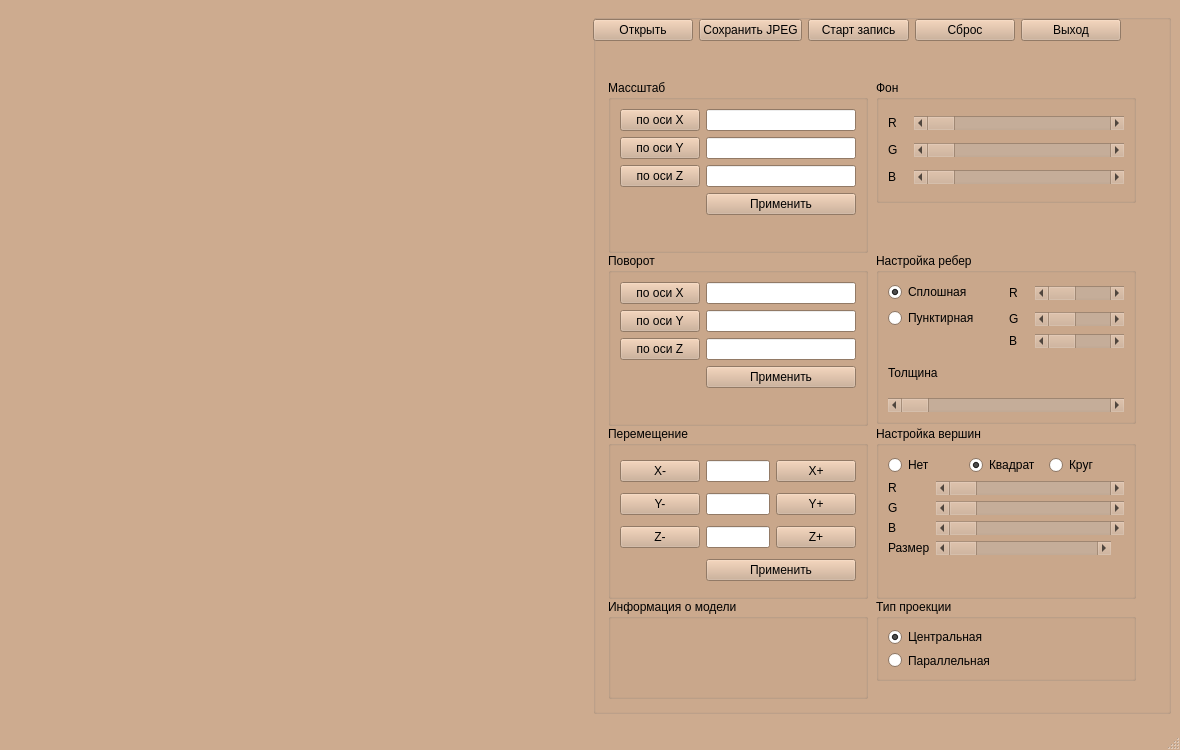
<?xml version="1.0" encoding="UTF-8"?>
<ui version="4.0">
 <class>Viewer</class>
 <widget class="QMainWindow" name="Viewer">
  <property name="geometry">
   <rect>
    <x>0</x>
    <y>0</y>
    <width>1180</width>
    <height>750</height>
   </rect>
  </property>
  <property name="minimumSize">
   <size>
    <width>1180</width>
    <height>750</height>
   </size>
  </property>
  <property name="maximumSize">
   <size>
    <width>1190</width>
    <height>760</height>
   </size>
  </property>
  <property name="palette">
   <palette>
    <active>
     <colorrole role="WindowText">
      <brush brushstyle="SolidPattern">
       <color alpha="255">
        <red>0</red>
        <green>0</green>
        <blue>0</blue>
       </color>
      </brush>
     </colorrole>
     <colorrole role="Button">
      <brush brushstyle="SolidPattern">
       <color alpha="255">
        <red>205</red>
        <green>171</green>
        <blue>143</blue>
       </color>
      </brush>
     </colorrole>
     <colorrole role="Light">
      <brush brushstyle="SolidPattern">
       <color alpha="255">
        <red>255</red>
        <green>241</green>
        <blue>230</blue>
       </color>
      </brush>
     </colorrole>
     <colorrole role="Midlight">
      <brush brushstyle="SolidPattern">
       <color alpha="255">
        <red>230</red>
        <green>206</green>
        <blue>186</blue>
       </color>
      </brush>
     </colorrole>
     <colorrole role="Dark">
      <brush brushstyle="SolidPattern">
       <color alpha="255">
        <red>102</red>
        <green>86</green>
        <blue>71</blue>
       </color>
      </brush>
     </colorrole>
     <colorrole role="Mid">
      <brush brushstyle="SolidPattern">
       <color alpha="255">
        <red>137</red>
        <green>114</green>
        <blue>95</blue>
       </color>
      </brush>
     </colorrole>
     <colorrole role="Text">
      <brush brushstyle="SolidPattern">
       <color alpha="255">
        <red>0</red>
        <green>0</green>
        <blue>0</blue>
       </color>
      </brush>
     </colorrole>
     <colorrole role="BrightText">
      <brush brushstyle="SolidPattern">
       <color alpha="255">
        <red>255</red>
        <green>255</green>
        <blue>255</blue>
       </color>
      </brush>
     </colorrole>
     <colorrole role="ButtonText">
      <brush brushstyle="SolidPattern">
       <color alpha="255">
        <red>0</red>
        <green>0</green>
        <blue>0</blue>
       </color>
      </brush>
     </colorrole>
     <colorrole role="Base">
      <brush brushstyle="SolidPattern">
       <color alpha="255">
        <red>255</red>
        <green>255</green>
        <blue>255</blue>
       </color>
      </brush>
     </colorrole>
     <colorrole role="Window">
      <brush brushstyle="SolidPattern">
       <color alpha="255">
        <red>205</red>
        <green>171</green>
        <blue>143</blue>
       </color>
      </brush>
     </colorrole>
     <colorrole role="Shadow">
      <brush brushstyle="SolidPattern">
       <color alpha="255">
        <red>0</red>
        <green>0</green>
        <blue>0</blue>
       </color>
      </brush>
     </colorrole>
     <colorrole role="AlternateBase">
      <brush brushstyle="SolidPattern">
       <color alpha="255">
        <red>230</red>
        <green>213</green>
        <blue>199</blue>
       </color>
      </brush>
     </colorrole>
     <colorrole role="ToolTipBase">
      <brush brushstyle="SolidPattern">
       <color alpha="255">
        <red>255</red>
        <green>255</green>
        <blue>220</blue>
       </color>
      </brush>
     </colorrole>
     <colorrole role="ToolTipText">
      <brush brushstyle="SolidPattern">
       <color alpha="255">
        <red>0</red>
        <green>0</green>
        <blue>0</blue>
       </color>
      </brush>
     </colorrole>
     <colorrole role="PlaceholderText">
      <brush brushstyle="SolidPattern">
       <color alpha="128">
        <red>0</red>
        <green>0</green>
        <blue>0</blue>
       </color>
      </brush>
     </colorrole>
    </active>
    <inactive>
     <colorrole role="WindowText">
      <brush brushstyle="SolidPattern">
       <color alpha="255">
        <red>0</red>
        <green>0</green>
        <blue>0</blue>
       </color>
      </brush>
     </colorrole>
     <colorrole role="Button">
      <brush brushstyle="SolidPattern">
       <color alpha="255">
        <red>205</red>
        <green>171</green>
        <blue>143</blue>
       </color>
      </brush>
     </colorrole>
     <colorrole role="Light">
      <brush brushstyle="SolidPattern">
       <color alpha="255">
        <red>255</red>
        <green>241</green>
        <blue>230</blue>
       </color>
      </brush>
     </colorrole>
     <colorrole role="Midlight">
      <brush brushstyle="SolidPattern">
       <color alpha="255">
        <red>230</red>
        <green>206</green>
        <blue>186</blue>
       </color>
      </brush>
     </colorrole>
     <colorrole role="Dark">
      <brush brushstyle="SolidPattern">
       <color alpha="255">
        <red>102</red>
        <green>86</green>
        <blue>71</blue>
       </color>
      </brush>
     </colorrole>
     <colorrole role="Mid">
      <brush brushstyle="SolidPattern">
       <color alpha="255">
        <red>137</red>
        <green>114</green>
        <blue>95</blue>
       </color>
      </brush>
     </colorrole>
     <colorrole role="Text">
      <brush brushstyle="SolidPattern">
       <color alpha="255">
        <red>0</red>
        <green>0</green>
        <blue>0</blue>
       </color>
      </brush>
     </colorrole>
     <colorrole role="BrightText">
      <brush brushstyle="SolidPattern">
       <color alpha="255">
        <red>255</red>
        <green>255</green>
        <blue>255</blue>
       </color>
      </brush>
     </colorrole>
     <colorrole role="ButtonText">
      <brush brushstyle="SolidPattern">
       <color alpha="255">
        <red>0</red>
        <green>0</green>
        <blue>0</blue>
       </color>
      </brush>
     </colorrole>
     <colorrole role="Base">
      <brush brushstyle="SolidPattern">
       <color alpha="255">
        <red>255</red>
        <green>255</green>
        <blue>255</blue>
       </color>
      </brush>
     </colorrole>
     <colorrole role="Window">
      <brush brushstyle="SolidPattern">
       <color alpha="255">
        <red>205</red>
        <green>171</green>
        <blue>143</blue>
       </color>
      </brush>
     </colorrole>
     <colorrole role="Shadow">
      <brush brushstyle="SolidPattern">
       <color alpha="255">
        <red>0</red>
        <green>0</green>
        <blue>0</blue>
       </color>
      </brush>
     </colorrole>
     <colorrole role="AlternateBase">
      <brush brushstyle="SolidPattern">
       <color alpha="255">
        <red>230</red>
        <green>213</green>
        <blue>199</blue>
       </color>
      </brush>
     </colorrole>
     <colorrole role="ToolTipBase">
      <brush brushstyle="SolidPattern">
       <color alpha="255">
        <red>255</red>
        <green>255</green>
        <blue>220</blue>
       </color>
      </brush>
     </colorrole>
     <colorrole role="ToolTipText">
      <brush brushstyle="SolidPattern">
       <color alpha="255">
        <red>0</red>
        <green>0</green>
        <blue>0</blue>
       </color>
      </brush>
     </colorrole>
     <colorrole role="PlaceholderText">
      <brush brushstyle="SolidPattern">
       <color alpha="128">
        <red>0</red>
        <green>0</green>
        <blue>0</blue>
       </color>
      </brush>
     </colorrole>
    </inactive>
    <disabled>
     <colorrole role="WindowText">
      <brush brushstyle="SolidPattern">
       <color alpha="255">
        <red>102</red>
        <green>86</green>
        <blue>71</blue>
       </color>
      </brush>
     </colorrole>
     <colorrole role="Button">
      <brush brushstyle="SolidPattern">
       <color alpha="255">
        <red>205</red>
        <green>171</green>
        <blue>143</blue>
       </color>
      </brush>
     </colorrole>
     <colorrole role="Light">
      <brush brushstyle="SolidPattern">
       <color alpha="255">
        <red>255</red>
        <green>241</green>
        <blue>230</blue>
       </color>
      </brush>
     </colorrole>
     <colorrole role="Midlight">
      <brush brushstyle="SolidPattern">
       <color alpha="255">
        <red>230</red>
        <green>206</green>
        <blue>186</blue>
       </color>
      </brush>
     </colorrole>
     <colorrole role="Dark">
      <brush brushstyle="SolidPattern">
       <color alpha="255">
        <red>102</red>
        <green>86</green>
        <blue>71</blue>
       </color>
      </brush>
     </colorrole>
     <colorrole role="Mid">
      <brush brushstyle="SolidPattern">
       <color alpha="255">
        <red>137</red>
        <green>114</green>
        <blue>95</blue>
       </color>
      </brush>
     </colorrole>
     <colorrole role="Text">
      <brush brushstyle="SolidPattern">
       <color alpha="255">
        <red>102</red>
        <green>86</green>
        <blue>71</blue>
       </color>
      </brush>
     </colorrole>
     <colorrole role="BrightText">
      <brush brushstyle="SolidPattern">
       <color alpha="255">
        <red>255</red>
        <green>255</green>
        <blue>255</blue>
       </color>
      </brush>
     </colorrole>
     <colorrole role="ButtonText">
      <brush brushstyle="SolidPattern">
       <color alpha="255">
        <red>102</red>
        <green>86</green>
        <blue>71</blue>
       </color>
      </brush>
     </colorrole>
     <colorrole role="Base">
      <brush brushstyle="SolidPattern">
       <color alpha="255">
        <red>205</red>
        <green>171</green>
        <blue>143</blue>
       </color>
      </brush>
     </colorrole>
     <colorrole role="Window">
      <brush brushstyle="SolidPattern">
       <color alpha="255">
        <red>205</red>
        <green>171</green>
        <blue>143</blue>
       </color>
      </brush>
     </colorrole>
     <colorrole role="Shadow">
      <brush brushstyle="SolidPattern">
       <color alpha="255">
        <red>0</red>
        <green>0</green>
        <blue>0</blue>
       </color>
      </brush>
     </colorrole>
     <colorrole role="AlternateBase">
      <brush brushstyle="SolidPattern">
       <color alpha="255">
        <red>205</red>
        <green>171</green>
        <blue>143</blue>
       </color>
      </brush>
     </colorrole>
     <colorrole role="ToolTipBase">
      <brush brushstyle="SolidPattern">
       <color alpha="255">
        <red>255</red>
        <green>255</green>
        <blue>220</blue>
       </color>
      </brush>
     </colorrole>
     <colorrole role="ToolTipText">
      <brush brushstyle="SolidPattern">
       <color alpha="255">
        <red>0</red>
        <green>0</green>
        <blue>0</blue>
       </color>
      </brush>
     </colorrole>
     <colorrole role="PlaceholderText">
      <brush brushstyle="SolidPattern">
       <color alpha="128">
        <red>0</red>
        <green>0</green>
        <blue>0</blue>
       </color>
      </brush>
     </colorrole>
    </disabled>
   </palette>
  </property>
  <property name="windowTitle">
   <string>Viewer</string>
  </property>
  <widget class="QWidget" name="centralwidget">
   <layout class="QHBoxLayout" name="horizontalLayout_3">
    <item>
     <widget class="scene" name="widget" native="true"/>
    </item>
    <item>
     <widget class="QGroupBox" name="groupBox">
      <property name="minimumSize">
       <size>
        <width>0</width>
        <height>0</height>
       </size>
      </property>
      <property name="maximumSize">
       <size>
        <width>16777215</width>
        <height>700</height>
       </size>
      </property>
      <property name="title">
       <string/>
      </property>
      <widget class="QGroupBox" name="groupBox_2">
       <property name="geometry">
        <rect>
         <x>15</x>
         <y>66</y>
         <width>260</width>
         <height>173</height>
        </rect>
       </property>
       <property name="minimumSize">
        <size>
         <width>260</width>
         <height>0</height>
        </size>
       </property>
       <property name="title">
        <string>Массштаб</string>
       </property>
       <layout class="QFormLayout" name="formLayout">
        <item row="1" column="0">
         <widget class="QPushButton" name="pushButton_7">
          <property name="text">
           <string>по оси X</string>
          </property>
         </widget>
        </item>
        <item row="1" column="1">
         <widget class="QLineEdit" name="lineEdit"/>
        </item>
        <item row="2" column="0">
         <widget class="QPushButton" name="pushButton_8">
          <property name="text">
           <string>по оси Y</string>
          </property>
         </widget>
        </item>
        <item row="2" column="1">
         <widget class="QLineEdit" name="lineEdit_2"/>
        </item>
        <item row="3" column="0">
         <widget class="QPushButton" name="pushButton_9">
          <property name="text">
           <string>по оси Z</string>
          </property>
         </widget>
        </item>
        <item row="3" column="1">
         <widget class="QLineEdit" name="lineEdit_3"/>
        </item>
        <item row="4" column="1">
         <widget class="QPushButton" name="pushButton_6">
          <property name="text">
           <string>Применить</string>
          </property>
         </widget>
        </item>
       </layout>
      </widget>
      <widget class="QGroupBox" name="groupBox_5">
       <property name="geometry">
        <rect>
         <x>283</x>
         <y>66</y>
         <width>260</width>
         <height>123</height>
        </rect>
       </property>
       <property name="minimumSize">
        <size>
         <width>260</width>
         <height>0</height>
        </size>
       </property>
       <property name="title">
        <string>Фон</string>
       </property>
       <layout class="QVBoxLayout" name="verticalLayout_3">
        <item>
         <layout class="QHBoxLayout" name="horizontalLayout_6">
          <item>
           <widget class="QLabel" name="label">
            <property name="maximumSize">
             <size>
              <width>20</width>
              <height>16777215</height>
             </size>
            </property>
            <property name="text">
             <string>R</string>
            </property>
           </widget>
          </item>
          <item>
           <widget class="QScrollBar" name="horizontalScrollBar">
            <property name="orientation">
             <enum>Qt::Horizontal</enum>
            </property>
           </widget>
          </item>
         </layout>
        </item>
        <item>
         <layout class="QHBoxLayout" name="horizontalLayout_7">
          <item>
           <widget class="QLabel" name="label_2">
            <property name="maximumSize">
             <size>
              <width>20</width>
              <height>16777215</height>
             </size>
            </property>
            <property name="text">
             <string>G</string>
            </property>
           </widget>
          </item>
          <item>
           <widget class="QScrollBar" name="horizontalScrollBar_2">
            <property name="orientation">
             <enum>Qt::Horizontal</enum>
            </property>
           </widget>
          </item>
         </layout>
        </item>
        <item>
         <layout class="QHBoxLayout" name="horizontalLayout_8">
          <item>
           <widget class="QLabel" name="label_3">
            <property name="maximumSize">
             <size>
              <width>20</width>
              <height>16777215</height>
             </size>
            </property>
            <property name="text">
             <string>B</string>
            </property>
           </widget>
          </item>
          <item>
           <widget class="QScrollBar" name="horizontalScrollBar_3">
            <property name="orientation">
             <enum>Qt::Horizontal</enum>
            </property>
           </widget>
          </item>
         </layout>
        </item>
       </layout>
      </widget>
      <widget class="QGroupBox" name="groupBox_10">
       <property name="geometry">
        <rect>
         <x>15</x>
         <y>239</y>
         <width>260</width>
         <height>173</height>
        </rect>
       </property>
       <property name="minimumSize">
        <size>
         <width>260</width>
         <height>0</height>
        </size>
       </property>
       <property name="title">
        <string>Поворот</string>
       </property>
       <layout class="QFormLayout" name="formLayout_2">
        <item row="1" column="0">
         <widget class="QPushButton" name="pushButton_11">
          <property name="text">
           <string>по оси X</string>
          </property>
         </widget>
        </item>
        <item row="1" column="1">
         <widget class="QLineEdit" name="lineEdit_4"/>
        </item>
        <item row="2" column="0">
         <widget class="QPushButton" name="pushButton_12">
          <property name="text">
           <string>по оси Y</string>
          </property>
         </widget>
        </item>
        <item row="2" column="1">
         <widget class="QLineEdit" name="lineEdit_5"/>
        </item>
        <item row="3" column="0">
         <widget class="QPushButton" name="pushButton_13">
          <property name="text">
           <string>по оси Z</string>
          </property>
         </widget>
        </item>
        <item row="3" column="1">
         <widget class="QLineEdit" name="lineEdit_6"/>
        </item>
        <item row="4" column="1">
         <widget class="QPushButton" name="pushButton_10">
          <property name="text">
           <string>Применить</string>
          </property>
         </widget>
        </item>
       </layout>
      </widget>
      <widget class="QGroupBox" name="groupBox_6">
       <property name="geometry">
        <rect>
         <x>283</x>
         <y>239</y>
         <width>260</width>
         <height>171</height>
        </rect>
       </property>
       <property name="minimumSize">
        <size>
         <width>260</width>
         <height>0</height>
        </size>
       </property>
       <property name="title">
        <string>Настройка ребер</string>
       </property>
       <layout class="QGridLayout" name="gridLayout">
        <item row="2" column="1">
         <layout class="QHBoxLayout" name="horizontalLayout_11">
          <item>
           <widget class="QLabel" name="label_6">
            <property name="maximumSize">
             <size>
              <width>20</width>
              <height>16777215</height>
             </size>
            </property>
            <property name="text">
             <string>B</string>
            </property>
           </widget>
          </item>
          <item>
           <widget class="QScrollBar" name="horizontalScrollBar_6">
            <property name="orientation">
             <enum>Qt::Horizontal</enum>
            </property>
           </widget>
          </item>
         </layout>
        </item>
        <item row="1" column="1">
         <layout class="QHBoxLayout" name="horizontalLayout_10">
          <item>
           <widget class="QLabel" name="label_5">
            <property name="maximumSize">
             <size>
              <width>20</width>
              <height>16777215</height>
             </size>
            </property>
            <property name="text">
             <string>G</string>
            </property>
           </widget>
          </item>
          <item>
           <widget class="QScrollBar" name="horizontalScrollBar_5">
            <property name="orientation">
             <enum>Qt::Horizontal</enum>
            </property>
           </widget>
          </item>
         </layout>
        </item>
        <item row="4" column="0" colspan="2">
         <widget class="QScrollBar" name="horizontalScrollBar_7">
          <property name="orientation">
           <enum>Qt::Horizontal</enum>
          </property>
         </widget>
        </item>
        <item row="0" column="1">
         <layout class="QHBoxLayout" name="horizontalLayout_9">
          <item>
           <widget class="QLabel" name="label_4">
            <property name="maximumSize">
             <size>
              <width>20</width>
              <height>16777215</height>
             </size>
            </property>
            <property name="text">
             <string>R</string>
            </property>
           </widget>
          </item>
          <item>
           <widget class="QScrollBar" name="horizontalScrollBar_4">
            <property name="orientation">
             <enum>Qt::Horizontal</enum>
            </property>
           </widget>
          </item>
         </layout>
        </item>
        <item row="0" column="0" rowspan="2">
         <layout class="QVBoxLayout" name="verticalLayout_4">
          <item>
           <widget class="QRadioButton" name="radioButton_3">
            <property name="text">
             <string>Сплошная</string>
            </property>
            <property name="checked">
             <bool>true</bool>
            </property>
           </widget>
          </item>
          <item>
           <widget class="QRadioButton" name="radioButton_4">
            <property name="text">
             <string>Пунктирная</string>
            </property>
           </widget>
          </item>
         </layout>
        </item>
        <item row="3" column="0">
         <widget class="QLabel" name="label_16">
          <property name="minimumSize">
           <size>
            <width>110</width>
            <height>19</height>
           </size>
          </property>
          <property name="text">
           <string>Толщина</string>
          </property>
         </widget>
        </item>
       </layout>
      </widget>
      <widget class="QGroupBox" name="groupBox_4">
       <property name="geometry">
        <rect>
         <x>15</x>
         <y>412</y>
         <width>260</width>
         <height>173</height>
        </rect>
       </property>
       <property name="minimumSize">
        <size>
         <width>260</width>
         <height>0</height>
        </size>
       </property>
       <property name="maximumSize">
        <size>
         <width>252</width>
         <height>16777215</height>
        </size>
       </property>
       <property name="title">
        <string>Перемещение</string>
       </property>
       <layout class="QGridLayout" name="gridLayout_3">
        <item row="1" column="5">
         <widget class="QLineEdit" name="lineEdit_12">
          <property name="minimumSize">
           <size>
            <width>0</width>
            <height>19</height>
           </size>
          </property>
         </widget>
        </item>
        <item row="2" column="2">
         <widget class="QPushButton" name="pushButton_18">
          <property name="minimumSize">
           <size>
            <width>50</width>
            <height>0</height>
           </size>
          </property>
          <property name="text">
           <string>Y-</string>
          </property>
         </widget>
        </item>
        <item row="3" column="5">
         <widget class="QLineEdit" name="lineEdit_9">
          <property name="minimumSize">
           <size>
            <width>0</width>
            <height>19</height>
           </size>
          </property>
         </widget>
        </item>
        <item row="1" column="2">
         <widget class="QPushButton" name="pushButton_19">
          <property name="text">
           <string>X-</string>
          </property>
         </widget>
        </item>
        <item row="2" column="6">
         <widget class="QPushButton" name="pushButton_14">
          <property name="minimumSize">
           <size>
            <width>50</width>
            <height>0</height>
           </size>
          </property>
          <property name="text">
           <string>Y+</string>
          </property>
         </widget>
        </item>
        <item row="2" column="5">
         <widget class="QLineEdit" name="lineEdit_7">
          <property name="minimumSize">
           <size>
            <width>50</width>
            <height>19</height>
           </size>
          </property>
         </widget>
        </item>
        <item row="3" column="2">
         <widget class="QPushButton" name="pushButton_15">
          <property name="text">
           <string>Z-</string>
          </property>
         </widget>
        </item>
        <item row="3" column="6">
         <widget class="QPushButton" name="pushButton_17">
          <property name="text">
           <string>Z+</string>
          </property>
         </widget>
        </item>
        <item row="4" column="5" colspan="2">
         <widget class="QPushButton" name="pushButton_16">
          <property name="minimumSize">
           <size>
            <width>0</width>
            <height>0</height>
           </size>
          </property>
          <property name="text">
           <string>Применить</string>
          </property>
         </widget>
        </item>
        <item row="1" column="6">
         <widget class="QPushButton" name="pushButton_20">
          <property name="text">
           <string>X+</string>
          </property>
         </widget>
        </item>
       </layout>
      </widget>
      <widget class="QGroupBox" name="groupBox_7">
       <property name="geometry">
        <rect>
         <x>283</x>
         <y>412</y>
         <width>260</width>
         <height>173</height>
        </rect>
       </property>
       <property name="minimumSize">
        <size>
         <width>260</width>
         <height>0</height>
        </size>
       </property>
       <property name="title">
        <string>Настройка вершин</string>
       </property>
       <layout class="QVBoxLayout" name="verticalLayout_2">
        <item>
         <layout class="QHBoxLayout" name="horizontalLayout">
          <item>
           <widget class="QRadioButton" name="radioButton_5">
            <property name="text">
             <string>Нет</string>
            </property>
           </widget>
          </item>
          <item>
           <widget class="QRadioButton" name="radioButton_7">
            <property name="text">
             <string>Квадрат</string>
            </property>
            <property name="checked">
             <bool>true</bool>
            </property>
           </widget>
          </item>
          <item>
           <widget class="QRadioButton" name="radioButton_6">
            <property name="text">
             <string>Круг</string>
            </property>
           </widget>
          </item>
         </layout>
        </item>
        <item>
         <layout class="QFormLayout" name="formLayout_3">
          <item row="0" column="0">
           <widget class="QLabel" name="label_12">
            <property name="maximumSize">
             <size>
              <width>30</width>
              <height>16777215</height>
             </size>
            </property>
            <property name="text">
             <string>R</string>
            </property>
           </widget>
          </item>
          <item row="0" column="1">
           <widget class="QScrollBar" name="horizontalScrollBar_8">
            <property name="minimumSize">
             <size>
              <width>175</width>
              <height>0</height>
             </size>
            </property>
            <property name="orientation">
             <enum>Qt::Horizontal</enum>
            </property>
           </widget>
          </item>
          <item row="1" column="0">
           <widget class="QLabel" name="label_13">
            <property name="maximumSize">
             <size>
              <width>30</width>
              <height>16777215</height>
             </size>
            </property>
            <property name="text">
             <string>G</string>
            </property>
           </widget>
          </item>
          <item row="1" column="1">
           <widget class="QScrollBar" name="horizontalScrollBar_9">
            <property name="minimumSize">
             <size>
              <width>175</width>
              <height>0</height>
             </size>
            </property>
            <property name="orientation">
             <enum>Qt::Horizontal</enum>
            </property>
           </widget>
          </item>
          <item row="2" column="0">
           <widget class="QLabel" name="label_14">
            <property name="maximumSize">
             <size>
              <width>30</width>
              <height>16777215</height>
             </size>
            </property>
            <property name="text">
             <string>B</string>
            </property>
           </widget>
          </item>
          <item row="2" column="1">
           <widget class="QScrollBar" name="horizontalScrollBar_10">
            <property name="minimumSize">
             <size>
              <width>175</width>
              <height>0</height>
             </size>
            </property>
            <property name="maximumSize">
             <size>
              <width>196</width>
              <height>16777215</height>
             </size>
            </property>
            <property name="orientation">
             <enum>Qt::Horizontal</enum>
            </property>
           </widget>
          </item>
          <item row="3" column="0">
           <widget class="QLabel" name="label_15">
            <property name="maximumSize">
             <size>
              <width>55</width>
              <height>16777215</height>
             </size>
            </property>
            <property name="text">
             <string>Размер</string>
            </property>
           </widget>
          </item>
          <item row="3" column="1">
           <widget class="QScrollBar" name="horizontalScrollBar_11">
            <property name="sizePolicy">
             <sizepolicy hsizetype="Maximum" vsizetype="Fixed">
              <horstretch>0</horstretch>
              <verstretch>0</verstretch>
             </sizepolicy>
            </property>
            <property name="minimumSize">
             <size>
              <width>175</width>
              <height>0</height>
             </size>
            </property>
            <property name="orientation">
             <enum>Qt::Horizontal</enum>
            </property>
           </widget>
          </item>
         </layout>
        </item>
       </layout>
      </widget>
      <widget class="QGroupBox" name="groupBox_8">
       <property name="geometry">
        <rect>
         <x>15</x>
         <y>585</y>
         <width>260</width>
         <height>100</height>
        </rect>
       </property>
       <property name="minimumSize">
        <size>
         <width>260</width>
         <height>0</height>
        </size>
       </property>
       <property name="maximumSize">
        <size>
         <width>16777215</width>
         <height>100</height>
        </size>
       </property>
       <property name="title">
        <string>Информация о модели</string>
       </property>
       <layout class="QFormLayout" name="formLayout_4">
        <item row="1" column="1">
         <widget class="QLabel" name="label_9">
          <property name="minimumSize">
           <size>
            <width>40</width>
            <height>23</height>
           </size>
          </property>
          <property name="text">
           <string/>
          </property>
         </widget>
        </item>
        <item row="3" column="1">
         <widget class="QLabel" name="label_11">
          <property name="minimumSize">
           <size>
            <width>0</width>
            <height>23</height>
           </size>
          </property>
          <property name="text">
           <string/>
          </property>
         </widget>
        </item>
        <item row="1" column="0">
         <widget class="QLabel" name="label_8">
          <property name="minimumSize">
           <size>
            <width>140</width>
            <height>23</height>
           </size>
          </property>
          <property name="text">
           <string/>
          </property>
         </widget>
        </item>
        <item row="3" column="0">
         <widget class="QLabel" name="label_10">
          <property name="minimumSize">
           <size>
            <width>140</width>
            <height>23</height>
           </size>
          </property>
          <property name="text">
           <string/>
          </property>
         </widget>
        </item>
        <item row="0" column="0" colspan="2">
         <widget class="QLabel" name="label_7">
          <property name="minimumSize">
           <size>
            <width>140</width>
            <height>23</height>
           </size>
          </property>
          <property name="text">
           <string/>
          </property>
         </widget>
        </item>
       </layout>
      </widget>
      <widget class="QGroupBox" name="groupBox_9">
       <property name="geometry">
        <rect>
         <x>283</x>
         <y>585</y>
         <width>260</width>
         <height>82</height>
        </rect>
       </property>
       <property name="minimumSize">
        <size>
         <width>260</width>
         <height>0</height>
        </size>
       </property>
       <property name="maximumSize">
        <size>
         <width>260</width>
         <height>100</height>
        </size>
       </property>
       <property name="title">
        <string>Тип проекции</string>
       </property>
       <layout class="QVBoxLayout" name="verticalLayout">
        <item>
         <widget class="QRadioButton" name="radioButton">
          <property name="text">
           <string>Центральная</string>
          </property>
          <property name="checked">
           <bool>true</bool>
          </property>
         </widget>
        </item>
        <item>
         <widget class="QRadioButton" name="radioButton_2">
          <property name="text">
           <string>Параллельная</string>
          </property>
         </widget>
        </item>
       </layout>
      </widget>
      <widget class="QWidget" name="layoutWidget">
       <property name="geometry">
        <rect>
         <x>0</x>
         <y>0</y>
         <width>528</width>
         <height>32</height>
        </rect>
       </property>
       <layout class="QHBoxLayout" name="horizontalLayout_2">
        <item>
         <widget class="QPushButton" name="pushButton">
          <property name="text">
           <string>Открыть</string>
          </property>
         </widget>
        </item>
        <item>
         <widget class="QPushButton" name="pushButton_2">
          <property name="text">
           <string>Сохранить JPEG</string>
          </property>
         </widget>
        </item>
        <item>
         <widget class="QPushButton" name="pushButton_3">
          <property name="text">
           <string>Старт запись</string>
          </property>
         </widget>
        </item>
        <item>
         <widget class="QPushButton" name="pushButton_4">
          <property name="text">
           <string>Сброс</string>
          </property>
         </widget>
        </item>
        <item>
         <widget class="QPushButton" name="pushButton_5">
          <property name="text">
           <string>Выход</string>
          </property>
         </widget>
        </item>
       </layout>
      </widget>
     </widget>
    </item>
   </layout>
  </widget>
  <widget class="QMenuBar" name="menubar">
   <property name="geometry">
    <rect>
     <x>0</x>
     <y>0</y>
     <width>1180</width>
     <height>22</height>
    </rect>
   </property>
  </widget>
  <widget class="QStatusBar" name="statusbar"/>
 </widget>
 <customwidgets>
  <customwidget>
   <class>scene</class>
   <extends>QWidget</extends>
   <header>scene.h</header>
   <container>1</container>
  </customwidget>
 </customwidgets>
 <resources/>
 <connections/>
</ui>
